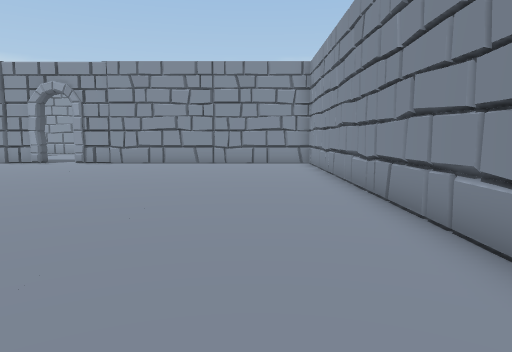
view 1 (above)

21 first-person views from a walk through a Unity game level. The camera is 1.2 m above the floor, tilts 6° down and sees 70° across. Doors are open. The floor is counted in squares, 1 m on a side. Each view is taken from the middle of a square. On the plan, view 1 faces up. The plan holds only what a view shows up to about 15 squares ahead; the rest is blank. The place goes on beyond the plan. The player character is not drawn.

view 2
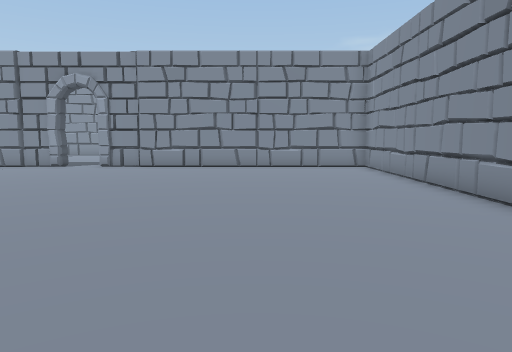

view 3
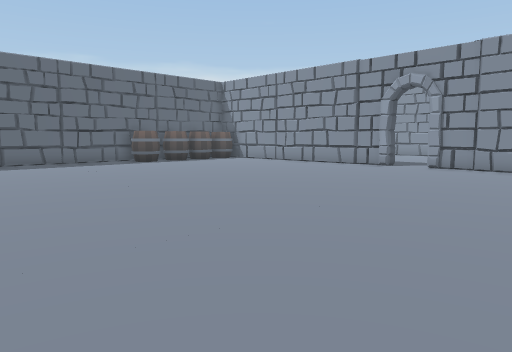

view 4
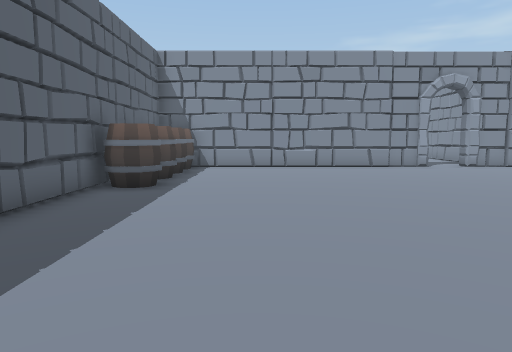

view 5
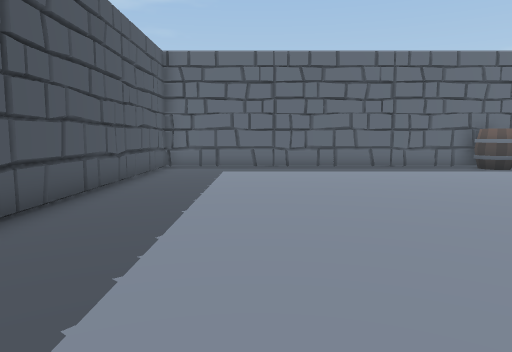

view 6
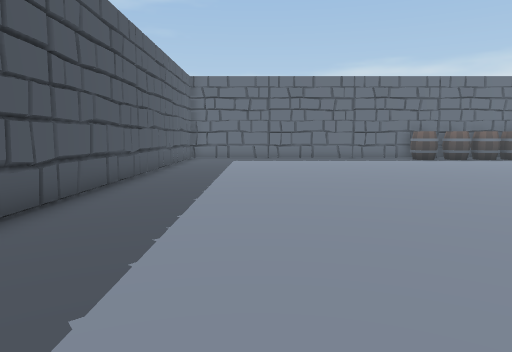

view 7
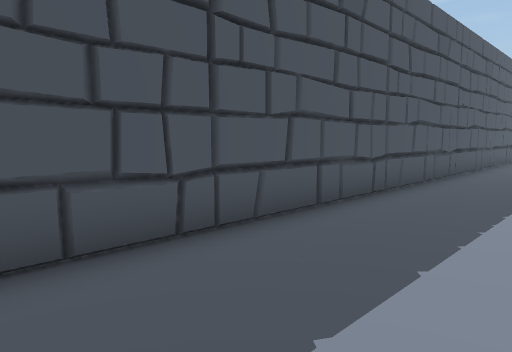

view 8
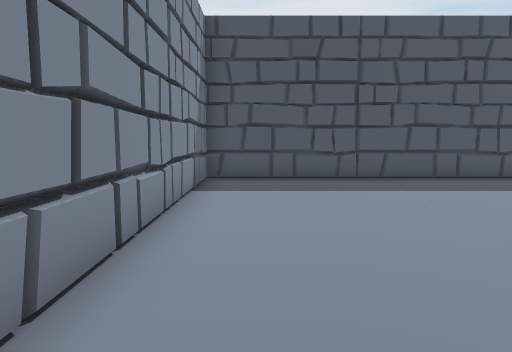

view 9
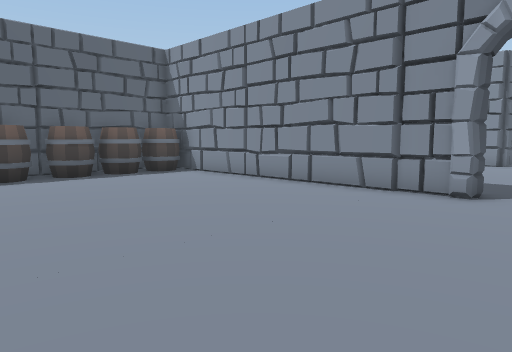

view 10
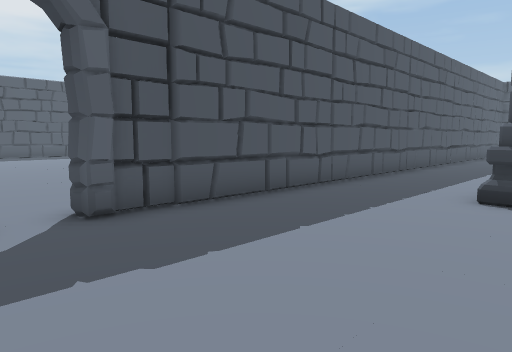

view 11
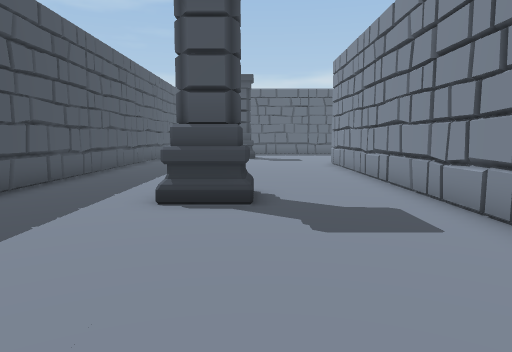

view 12
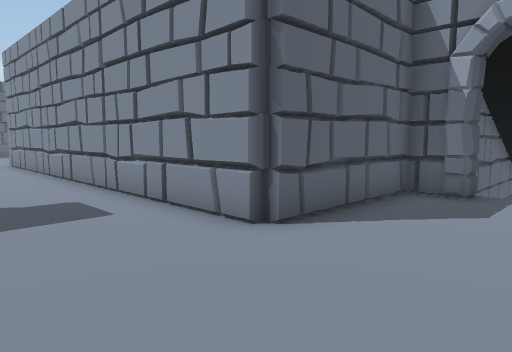

view 13
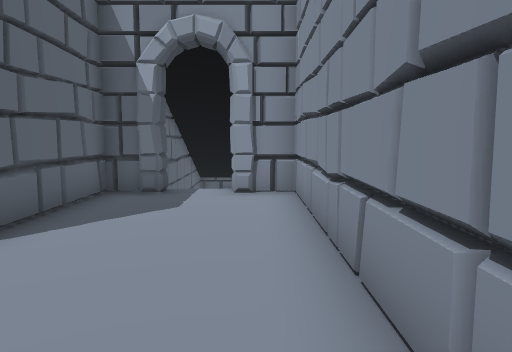

view 14
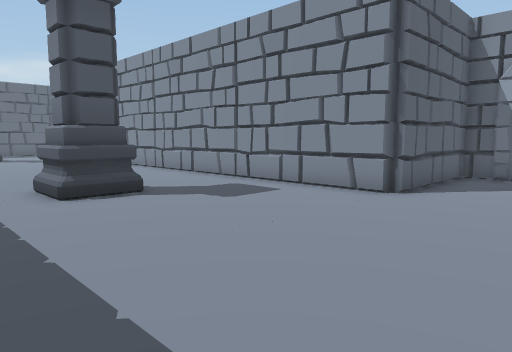

view 15
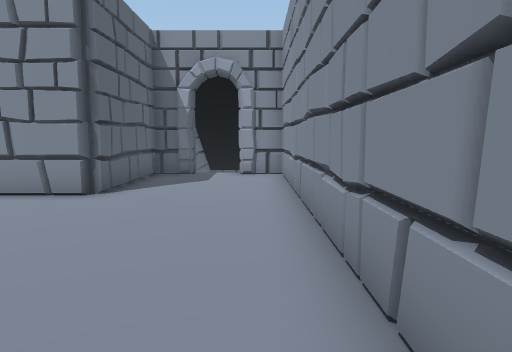

view 16
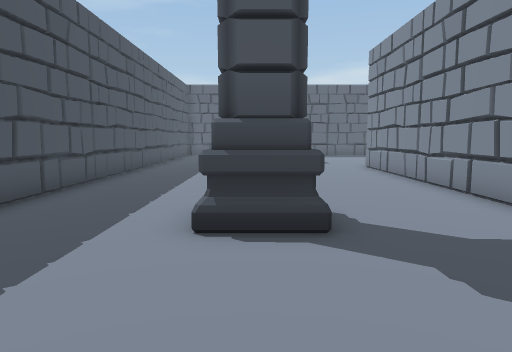

view 17
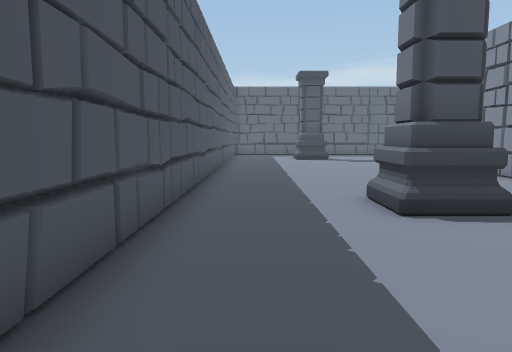

view 18
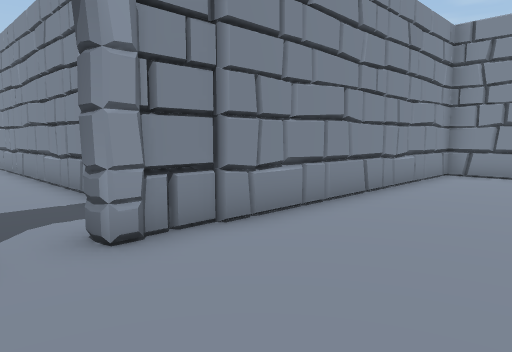

view 19
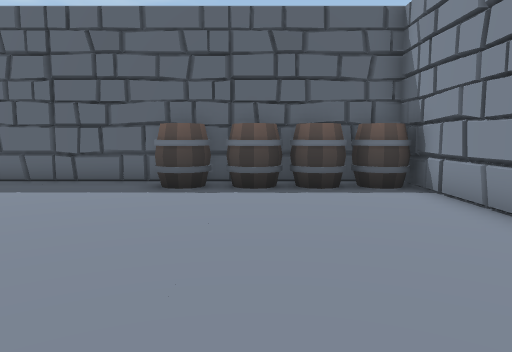

view 20
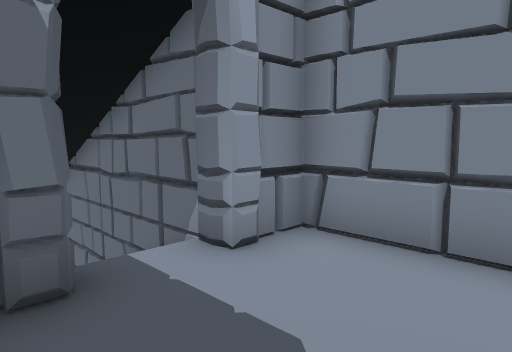

view 21
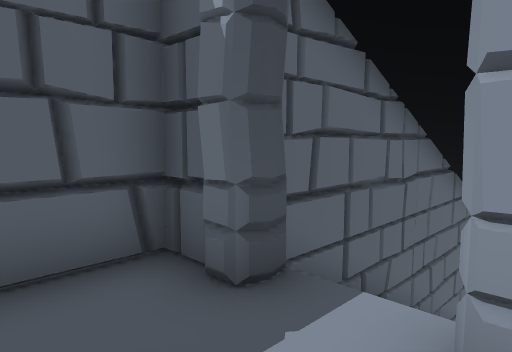

### Floor plan
Points are (right, up) in squares from view 1. A wall is a line through its corners. A room is listed if a view was taken in it or the views show most of it. See-through windows are left out.
Room 1 (views 1, 2, 3, 4, 5, 6, 7, 8, 9, 18, 19)
walls: (-9.8, 16.9) (-20.9, 16.9) (-20.9, -1.7) (2.4, -1.7) (2.4, 16.9) (-8.4, 16.9); (-6.3, -1.6) (-6.1, -2.1); (2.3, 3.6) (2.7, 3.8)
ways out: open door at (-9.5, 17) to room 2
objects: other object (-20, 11) to (-20, 12); other object (-20, 13); other object (-20, 14) to (-20, 15); other object (-20, 16)
Room 2 (views 10, 11, 12, 13, 14, 15, 16, 17, 20, 21)
walls: (-20.1, 17.8) (-19.8, 17.4); (-7.2, 20.1) (-7.2, 31.1); (-11.3, 31.1) (-11.3, 26.8) (-11.6, 26.5) (-25.5, 26.5); (-10, 30.8) (-11.4, 30.8); (-25.5, 17.5) (-10, 17.5); (-7.1, 30.8) (-8.5, 30.8)
low walls: (-10, 17.5) (-9.8, 16.9); (-7.2, 31.1) (-7.7, 31.1)
ways out: open door at (-9.5, 17) to room 1; open door at (-9.5, 31)
objects: other object (-17, 22) to (-16, 23)

Positions as (right, up) in squares from view 1, and headings:
1: (0, 0), facing up
2: (-2, 2), facing up
3: (-3, 2), facing up-left
4: (-17, 2), facing up
5: (-6, 2), facing left
6: (0, 2), facing left
7: (1, 2), facing down-left
8: (1, 9), facing down
9: (-8, 9), facing up-left
10: (-8, 23), facing down-left
11: (-9, 23), facing left
12: (-8, 23), facing up-left
13: (-8, 23), facing up
14: (-8, 19), facing up-left
15: (-8, 19), facing up
16: (-11, 22), facing left
17: (-10, 19), facing left
18: (-10, 13), facing up-right
19: (-11, 13), facing left
20: (-11, 28), facing up-right
21: (-8, 29), facing up-left
